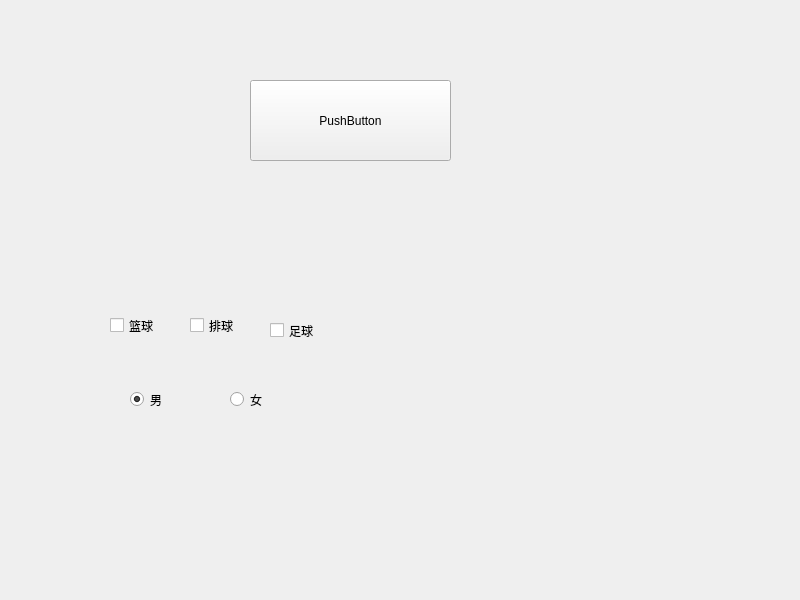
<?xml version="1.0" encoding="UTF-8"?>
<ui version="4.0">
 <class>Widget</class>
 <widget class="QWidget" name="Widget">
  <property name="geometry">
   <rect>
    <x>0</x>
    <y>0</y>
    <width>800</width>
    <height>600</height>
   </rect>
  </property>
  <property name="windowTitle">
   <string>Widget</string>
  </property>
  <widget class="QPushButton" name="pushButton">
   <property name="geometry">
    <rect>
     <x>250</x>
     <y>80</y>
     <width>201</width>
     <height>81</height>
    </rect>
   </property>
   <property name="text">
    <string>PushButton</string>
   </property>
  </widget>
  <widget class="QCheckBox" name="cbox_1">
   <property name="geometry">
    <rect>
     <x>110</x>
     <y>310</y>
     <width>91</width>
     <height>31</height>
    </rect>
   </property>
   <property name="text">
    <string>篮球</string>
   </property>
  </widget>
  <widget class="QCheckBox" name="cbox_2">
   <property name="geometry">
    <rect>
     <x>190</x>
     <y>310</y>
     <width>81</width>
     <height>31</height>
    </rect>
   </property>
   <property name="text">
    <string>排球</string>
   </property>
  </widget>
  <widget class="QCheckBox" name="cbox_3">
   <property name="geometry">
    <rect>
     <x>270</x>
     <y>320</y>
     <width>71</width>
     <height>21</height>
    </rect>
   </property>
   <property name="text">
    <string>足球</string>
   </property>
  </widget>
  <widget class="QRadioButton" name="rbtn_1">
   <property name="geometry">
    <rect>
     <x>130</x>
     <y>390</y>
     <width>61</width>
     <height>19</height>
    </rect>
   </property>
   <property name="text">
    <string>男</string>
   </property>
   <property name="checked">
    <bool>true</bool>
   </property>
  </widget>
  <widget class="QRadioButton" name="rbtn_2">
   <property name="geometry">
    <rect>
     <x>230</x>
     <y>390</y>
     <width>51</width>
     <height>19</height>
    </rect>
   </property>
   <property name="text">
    <string>女</string>
   </property>
   <property name="checked">
    <bool>false</bool>
   </property>
  </widget>
 </widget>
 <resources/>
 <connections/>
</ui>
